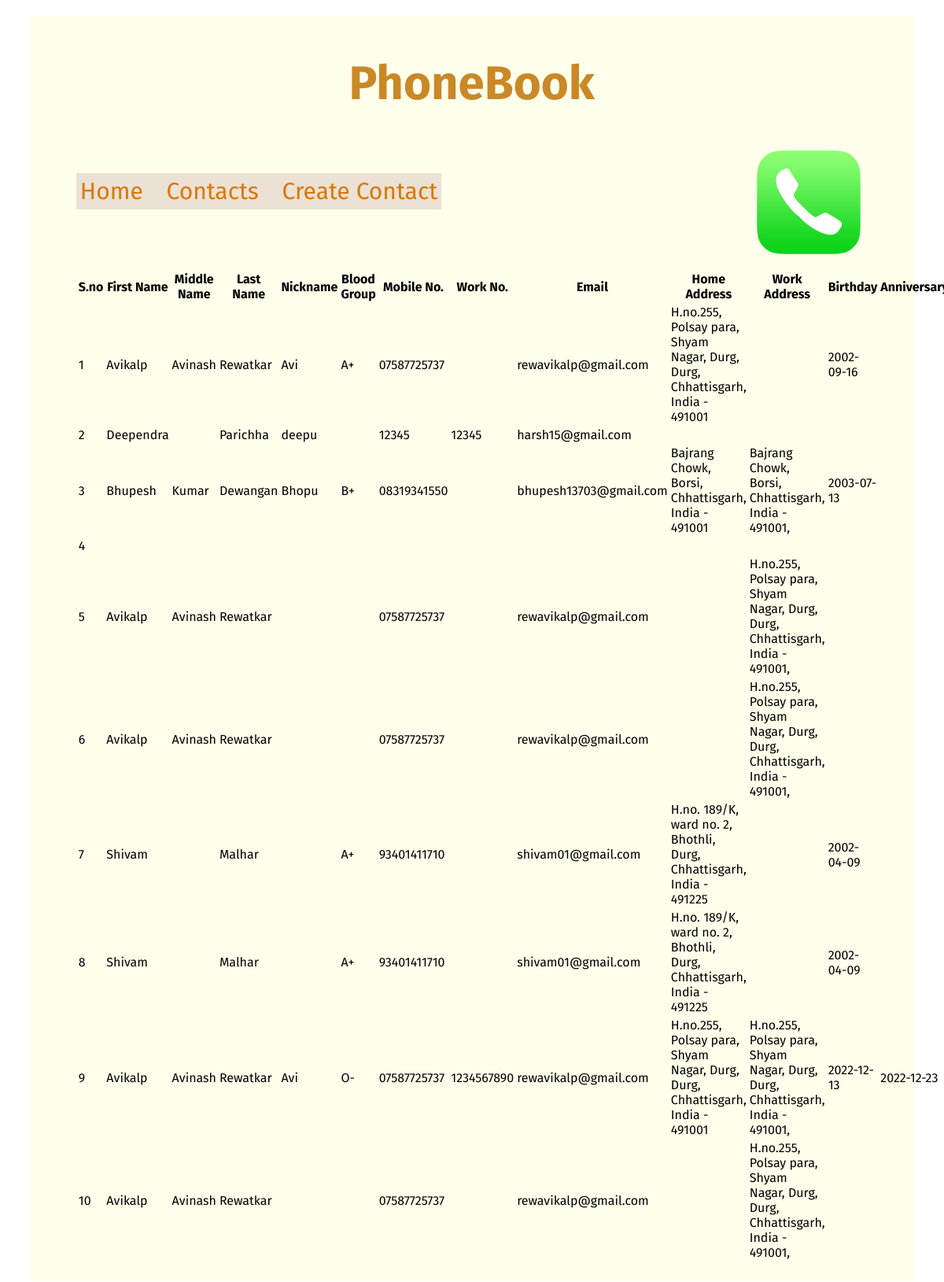
Screenshot of /contacts with the database file from the repository.
### contacts/models.py (models this page shows, shortened)
class createcontact(models.Model):
    firstName = models.CharField(max_length=100)
    middleName = models.CharField(max_length=100)
    lastName = models.CharField(max_length=100)
    nickName = models.CharField(max_length=100)
    phoneno = models.CharField(max_length = 11)
    workno = models.CharField(max_length = 11)
    email = models.EmailField(max_length=100)
    birthday = models.CharField(max_length=100)
    anniversary = models.CharField(max_length=100)
    bloodgroup = models.CharField(max_length=4)
    hstreet = models.CharField(max_length=100)
    hcity = models.CharField(max_length=100)
    hstate = models.CharField(max_length=100)
    hcountry = models.CharField(max_length=100)
    hpostcode = models.CharField(max_length=100)
    wstreet = models.CharField(max_length=100)
    wcity = models.CharField(max_length=100)
    wstate = models.CharField(max_length=100)
    wcountry = models.CharField(max_length=100)
    wpostcode = models.CharField(max_length=100)

### contacts/views.py (the view, shortened to what this page needs)
# urls.py: path('', include('contacts.urls'))
def contacts(request):
    contact = None
    print("start")
    data = createcontact.objects.all()
    contact = {
        "contact": data
    }
    return render(request, 'phonedirectory.html', contact)

### templates/phonedirectory.html (shortened to what this page needs)
{% load static %}
<!DOCTYPE html>
<html lang="en">
  <head>
    <link rel="stylesheet" href= {% static 'css/phonedirectory_style.css' %}  />
  </head>
  <body>
    <form action="/directory" method="post">
      <header>
        <span> <h1>PhoneBook</h1> </span><img src="{% static 'images/phone icon.png' %}"
        alt="icon" width=150px id="icon">
      </header>
      <br /><br />
      <nav>
        <span><a href="/" id="home">Home</a></span
        >&nbsp;&nbsp;&nbsp;&nbsp;&nbsp;&nbsp;
        <span><a href="/contacts" class="links">Contacts</a></span
        >&nbsp;&nbsp;&nbsp;&nbsp;&nbsp;&nbsp;
        <span
          ><a href="/create"
            >Create Contact</a
          ></span
        >
      </nav>
      <br />
      <main>
        <br><br><br>
        <form method="GET" action = "">
          <table>
            <tr>
              <th>S.no</th>
              <th>First Name</th>
              <th>Middle Name</th>
              <th>Last Name</th>
              <th>Nickname</th>
              <th>Blood Group</th>
              <th>Mobile No.</th>
              <th>Work No.</th>
              <th>Email</th>
              <th>Home Address</th>
              <th>Work Address</th>
              <th>Birthday</th>
              <th>Anniversary</th>
            </tr>
            {%for item in contact%}
              <tr>
                <td>
                  {{ forloop.counter }}
                </td>
                <td>
                  {%if item.firstName%}
                  {{item.firstName}}
                  {%endif%}
                </td>
                <td>
                  {%if item.middleName%}
                  {{item.middleName}}
                  {%endif%}
                </td>
                <td>
                  {%if item.lastName%}
                  {{item.lastName}}
                  {%endif%}
                </td>
                <td>
                  {%if item.nickName%}
                  {{item.nickName}}
                  {%endif%}
                </td>
                <td>
                  {%if item.bloodgroup%}
                  {{item.bloodgroup}}
                  {%endif%}
                </td>
                <td>
                  {%if item.phoneno%}
                  {{item.phoneno}}
                  {%endif%}
                </td>
                <td>
                  {%if item.workno%}
                  {{item.workno}}
                  {%endif%}
                </td>
                <td>
                  {%if item.email%}
                  {{item.email}}
                  {%endif%}
                </td>
                <td>
                  {% if item.hstreet %}
                  {{item.hstreet}}, {{item.hcity}}, {{item.hstate}}, {{item.hcountry}} - {{item.hpostcode}}
                  {%endif%}
                </td>
                <td>
                  {% if item.wstreet %}
                  {{item.wstreet}}, {{item.wcity}}, {{item.wstate}}, {{item.wcountry}} - {{item.wpostcode}},
                  {% endif %}
                </td>
                <td>
                  {%if item.birthday%}
                  {{item.birthday}}
                  {%endif%}
                </td>
                <td>
                  {%if item.anniversary%}
                  {{item.anniversary}}
                  {%endif%}
                </td>
              </tr>
            {% endfor %}
          </table>
        </form>
      </main>
    </form>
  </body>
</html>

### static/css/phonedirectory_style.css (style rules this page uses)
* { font-family: "Fira Sans", sans-serif; }
form { margin-top: 20px; margin-left: 2.5%; margin-right: 2.55%; margin-bottom: 20px; padding-top: 10px; padding-left: 5%; padding-right: 5%; padding-bottom: 2%; background-color: rgb(255, 255, 235); }
header { text-align: center; }
nav { width: max-content; background-color: rgb(235, 225, 212); padding: 5px; }
a { font-size: 30px; color: rgb(217, 119, 6); }
a:link { text-decoration: none; }
#icon { position: relative; float: right; }
h1 { font-size: 60px; color: rgb(202, 136, 38); }
table, th { border: 1px; border-color: blueviolet; }

### rows the page displays
createcontact: firstName "Avikalp", middleName "Avinash", lastName "Rewatkar", nickName "Avi", bloodgroup "A+", phoneno "07587725737", email "rewavikalp@gmail.com", hstreet "H.no.255, Polsay para, Shyam Nagar, Durg", hcity "Durg", hstate "Chhattisgarh", hcountry "India", hpostcode "491001", birthday "2002-09-16"
createcontact: firstName "Deependra", lastName "Parichha", nickName "deepu", phoneno "12345", workno "12345", email "harsh15@gmail.com"
createcontact: firstName "Bhupesh", middleName "Kumar", lastName "Dewangan", nickName "Bhopu", bloodgroup "B+", phoneno "08319341550", email "bhupesh13703@gmail.com", hstreet "Bajrang Chowk", hcity "Borsi", hstate "Chhattisgarh", hcountry "India", hpostcode "491001", wstreet "Bajrang Chowk", wcity "Borsi", wstate "Chhattisgarh", wcountry "India", wpostcode "491001", birthday "2003-07-13"
createcontact: firstName "Avikalp", middleName "Avinash", lastName "Rewatkar", phoneno "07587725737", email "rewavikalp@gmail.com", wstreet "H.no.255, Polsay para, Shyam Nagar, Durg", wcity "Durg", wstate "Chhattisgarh", wcountry "India", wpostcode "491001"
createcontact: firstName "Avikalp", middleName "Avinash", lastName "Rewatkar", phoneno "07587725737", email "rewavikalp@gmail.com", wstreet "H.no.255, Polsay para, Shyam Nagar, Durg", wcity "Durg", wstate "Chhattisgarh", wcountry "India", wpostcode "491001"
createcontact: firstName "Shivam", lastName "Malhar", bloodgroup "A+", phoneno "93401411710", email "shivam01@gmail.com", hstreet "H.no. 189/K, ward no. 2", hcity "Bhothli, Durg", hstate "Chhattisgarh", hcountry "India", hpostcode "491225", birthday "2002-04-09"
createcontact: firstName "Shivam", lastName "Malhar", bloodgroup "A+", phoneno "93401411710", email "shivam01@gmail.com", hstreet "H.no. 189/K, ward no. 2", hcity "Bhothli, Durg", hstate "Chhattisgarh", hcountry "India", hpostcode "491225", birthday "2002-04-09"
createcontact: firstName "Avikalp", middleName "Avinash", lastName "Rewatkar", nickName "Avi", bloodgroup "O-", phoneno "07587725737", workno "1234567890", email "rewavikalp@gmail.com", hstreet "H.no.255, Polsay para, Shyam Nagar, Durg", hcity "Durg", hstate "Chhattisgarh", hcountry "India", hpostcode "491001", wstreet "H.no.255, Polsay para, Shyam Nagar, Durg", wcity "Durg", wstate "Chhattisgarh", wcountry "India", wpostcode "491001", birthday "2022-12-13", anniversary "2022-12-23"
createcontact: firstName "Avikalp", middleName "Avinash", lastName "Rewatkar", phoneno "07587725737", email "rewavikalp@gmail.com", wstreet "H.no.255, Polsay para, Shyam Nagar, Durg", wcity "Durg", wstate "Chhattisgarh", wcountry "India", wpostcode "491001"
